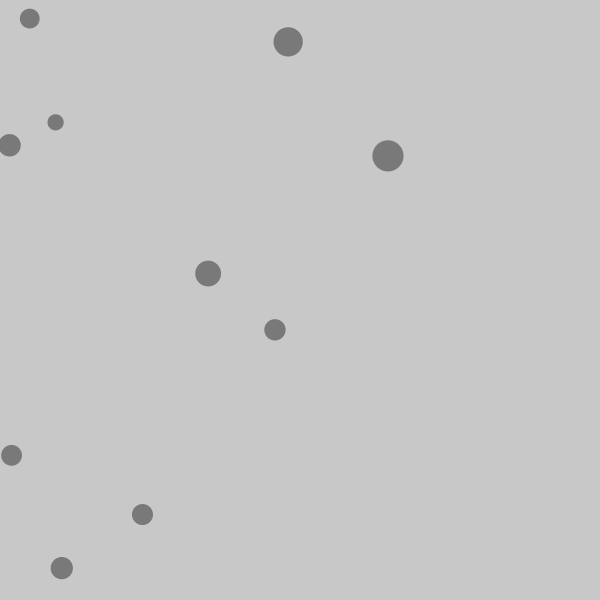
Frame 1 (no input)
Frame 60 (the mouse pressed at the canvas centre just before this capture): identical to frame 1, image omitted
Frame 120 (the mouse held since frame 60 and released just before this capture): identical to frame 1, image omitted

The Processing sketch that drew this single still picture (run headless with seeded random() and noise(); from frame 60 on, the mouse is pressed at the canvas centre):

// Processing sketch: Object_with_no_physics
// ── Object_with_no_physics.pde
//1 - Create a body definition
//1a Initial position
//1b Type (Dynamic / Static / Kinematic)
//
//2 - Create the body
//
//3 - Create a shape
//
//4 - Create a fixture (the glue that attaches the shape to the body)
//4a - Define other physics parameters(density / friction / restitution)
//
//5 - Put it all together

ArrayList<Box> boxes;
int boxesArraySize;

void setup() {
  size(600, 600);
  boxesArraySize = 10;
  boxes = new ArrayList<Box>();
  for (int i = 0; i < boxesArraySize; i++) {
    PVector v = new PVector(random(width), random(height));
    boxes.add(new Box(v, random(16, 32)));
  }
}

void draw() {
  background(200);
  for (int i = 0; i < boxesArraySize; i++) {
    Box b = boxes.get(i);
    b.update();
    b.render();
  }
}

// ── Box.pde
class Box {
  
  //Body body;
  
  PVector pos;
  float size;
  
  Box(PVector _pos, float _size) {
    pos = _pos.copy();
    size = _size;
  }
  
  void update() {
    
  }
  
  void render() {
    noStroke();
    fill(100, 200);
    ellipse(pos.x, pos.y, size, size);
  }
}

// ── Object.pde
class Object {
  
  //Body body;
  
  PVector pos;
  float size;
  
  Object(PVector _pos, float _size) {
    pos = _pos.copy();
    size = _size;
  }
  
  void update() {
    
  }
  
  void render() {
    noStroke();
    fill(100, 200);
    ellipse(pos.x, pos.y, size, size);
  }
}
